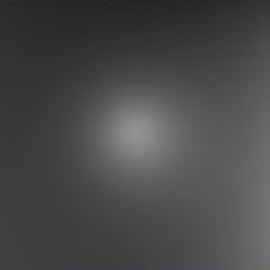
#> input picture work5/(0 0 -1).png, 90 x 90 px (shown 3 times larger); the run also reads 2 pictures not shown here
$ python ppt.py
#> lines starting #> are read from the running program, lines starting #| are printed output that depends on the picture
import cv2
import numpy as np
from numpy import matrix as mat
import matplotlib.pyplot as plt


def get_I(im1, im2, im3, im4):
    for i in range(90):
        for j in range(90):
            i1 = im1[i,j]
            i2 = im2[i,j]
            i3 = im3[i,j]
            i4 = im4[i,j]
            tmp = np.array([[i1],[i2],[i3],[i4]])
            if i == 0 and j == 0:
                I = tmp
            else:
                I = np.concatenate([I, tmp], -1)
    return I

def normalize_N(N):
    for i in range(90*90):
        tmp = N[:,i]
        tmp /= np.linalg.norm(tmp)
        N[:,i] = tmp
    return N

# [5 lines of commented-out code are left out]


def get_height(u,v,fx,fy, fz):
    sum_y = 0
    sum_x = 0
    for j in range(v):
        sum_y += (fy[0, j]/fz[0,j])
    for i in range(u):
        sum_x += (fx[i, v]/fz[i,v])
    return -(sum_y+sum_x)


def process_N(N):
    fx = np.zeros((90,90))
    fy = np.zeros((90,90))
    fz = np.zeros((90,90))
    for i in range(90):
        for j in range(90):
            fx[i,j] = N[0, i*90+j]
            fy[i,j] = N[1, i*90+j]
            fz[i,j] = N[2, i*90+j]
    return fx,fy,fz


if __name__ == '__main__':
    if 1:
        im1 = cv2.imread('(0 0 -1).png', cv2.IMREAD_GRAYSCALE)
#> im1: shape (90, 90); min 34, max 147, mean 73.3
        im2 = cv2.imread('(0 0.2 -1).png', cv2.IMREAD_GRAYSCALE)
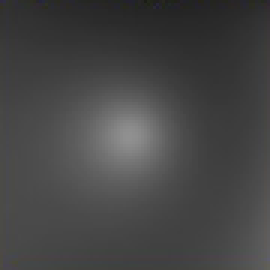
#> input picture work5/(0 0.2 -1).png, 90 x 90 px (shown 3 times larger)
#> im2: shape (90, 90); min 28, max 144, mean 69.2
        im3 = cv2.imread('(0 -0.2 -1).png', cv2.IMREAD_GRAYSCALE)
#> im3: shape (90, 90); min 34, max 149, mean 74.4
        im4 = cv2.imread('(0.2 0 -1).png', cv2.IMREAD_GRAYSCALE)
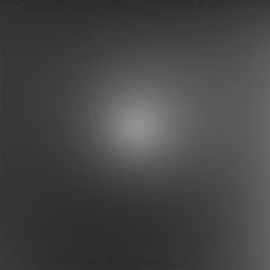
#> im4: shape (90, 90) (shown 3 times larger); min 43, max 145, mean 69.5

        # [4 lines of commented-out code are left out]

        s1 = np.mat([0, 0, -1])
        s2 = np.mat([0, 0.2, -1])
        s3 = np.mat([0, -0.2, -1])
        s4 = np.mat([0.2, 0, -1])
    else:
        im1 = cv2.imread('(0 0 -1).png', cv2.IMREAD_COLOR)
        im1 = cv2.cvtColor(im1, cv2.COLOR_RGB2GRAY)
        im1 = np.array(im1)
        im2 = cv2.imread('(0 0.2 -1).png', cv2.IMREAD_COLOR)
        im2 = cv2.cvtColor(im2, cv2.COLOR_RGB2GRAY)
        im2 = np.array(im2)
        im3 = cv2.imread('(0 -0.2 -1).png', cv2.IMREAD_COLOR)
        im3 = cv2.cvtColor(im3, cv2.COLOR_RGB2GRAY)
        im3 = np.array(im3)
        im4 = cv2.imread('(0.2 0 -1).png', cv2.IMREAD_COLOR)
        im4 = cv2.cvtColor(im4, cv2.COLOR_RGB2GRAY)
        im4 = np.array(im4)

        s1 = np.mat([0, 0, -1])
        s2 = np.mat([0, 0.2, -1])
        s3 = np.mat([0, -0.2, -1])
        s4 = np.mat([0.2, 0, -1])


    I = get_I(im1, im2, im3, im4)
    S = np.concatenate((s1,s2,s3,s4))

    N = (S.T*S).I*S.T*I
    N = normalize_N(N)
#> the loop in normalize_N, `for i in range(90*90):` made 8100 passes
#> tmp on passes 1 to 3: [[0.241], [0.361], [-0.901]], [[0.312], [0.515], [-0.799]], [[0.189], [0.52], [-0.833]]

    fx,fy,fz = process_N(N)
#> after the loop in process_N, `for i in range(90):`:
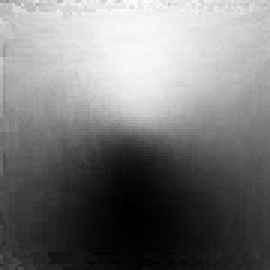
#> fx: shape (90, 90) float64 (shown 3 times larger); min -0.856, max 0.893, mean -0.028; drawn with min black and max white
#> after the loop in process_N, `for i in range(90):`:
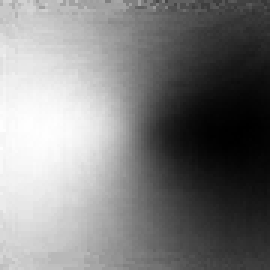
#> fy: shape (90, 90) float64 (shown 3 times larger); min -0.854, max 0.835, mean -0.00921; drawn with min black and max white
#> after the loop in process_N, `for i in range(90):`:
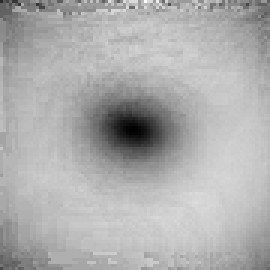
#> fz: shape (90, 90) float64 (shown 3 times larger); min -0.999, max -0.408, mean -0.596; drawn with min black and max white

    # show
    x = np.arange(90)
    y = np.arange(90)

    x,y = np.meshgrid(x,y)
    z = -np.ones((90,90))
    z[0,0] = 0

    for i in range(89):
        for j in range(89):
            #z[i,j] = get_height(i,j, fx,fy, fz)
            if z[i,j] == -1:
                print('error')
            z[i,j+1] = -fy[i,j]/fz[i,j] + z[i,j]
            z[i+1,j] = -fx[i,j]/fz[i,j] + z[i,j]
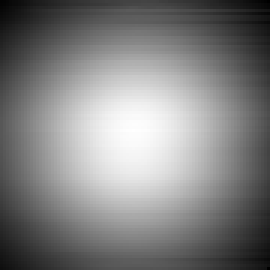
#> z: shape (90, 90) float64 (shown 3 times larger); min -1, max 74.12, mean 36.8; drawn with min black and max white

    from mpl_toolkits.mplot3d import Axes3D
    fig = plt.figure()
    ax = Axes3D(fig)
    ax.plot_surface(x,y,z)
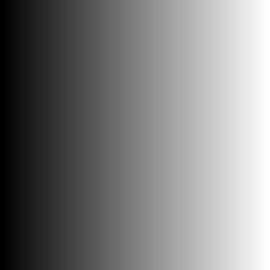
#> x: shape (90, 90) int64 (shown 3 times larger); min 0, max 89, mean 44.5; drawn with min black and max white

    plt.show()
